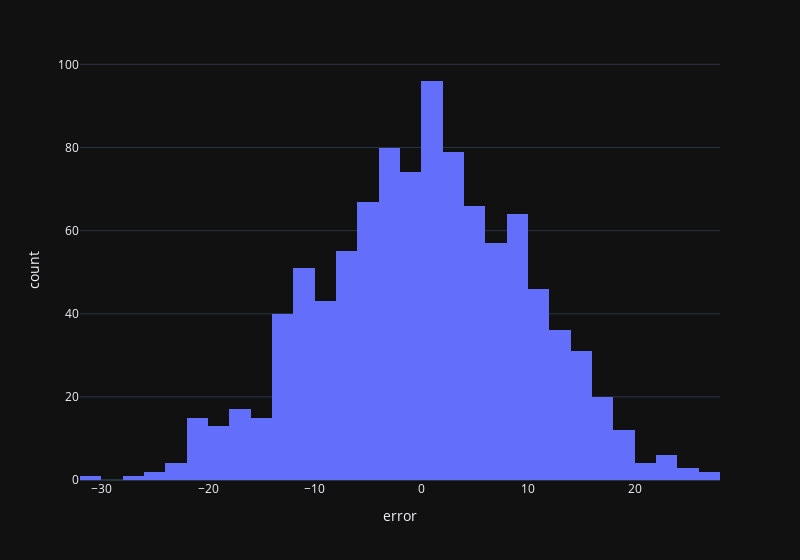

The cell this chart's notebook holds for it:
### Code cell
y_true = 100 + 20 * np.random.randn(1000)
y_pred = y_true + 10 * np.random.randn(1000)
results = pd.DataFrame({'y_true': y_true, 'y_pred': y_pred})
results['error'] = results['y_true'] - results['y_pred']

px.histogram(results, x='error', nbins=50, width=800)

# Jeśli mamy więcej wartości po prawej stronie (błąd jest dodatni), oznacza to, że nasz model niedoszacowuje wartości
# Jeśli mamy więcej wartości po lewej stronie, oznacza to, że nasz model przeszacowywuje wartości.

### Figure 1 — Plotly figure (JSON) as saved in the notebook; plotly's stock layout.template omitted (floating-point values rounded to 4 significant figures; data arrays with more than 128 entries replaced by an {"elided": "..."} marker saying what was removed)
{"data": [{"alignmentgroup": "True", "bingroup": "x", "hovertemplate": "error=%{x}<br>count=%{y}<extra></extra>", "legendgroup": "", "marker": {"color": "#636efa", "pattern": {"shape": ""}}, "name": "", "nbinsx": 50, "offsetgroup": "", "orientation": "v", "showlegend": false, "x": {"elided": "1000 float values"}, "xaxis": "x", "yaxis": "y", "type": "histogram"}], "layout": {"xaxis": {"anchor": "y", "domain": [0.0, 1.0], "title": {"text": "error"}}, "yaxis": {"anchor": "x", "domain": [0.0, 1.0], "title": {"text": "count"}}, "legend": {"tracegroupgap": 0}, "margin": {"t": 60}, "barmode": "relative", "width": 800}}
